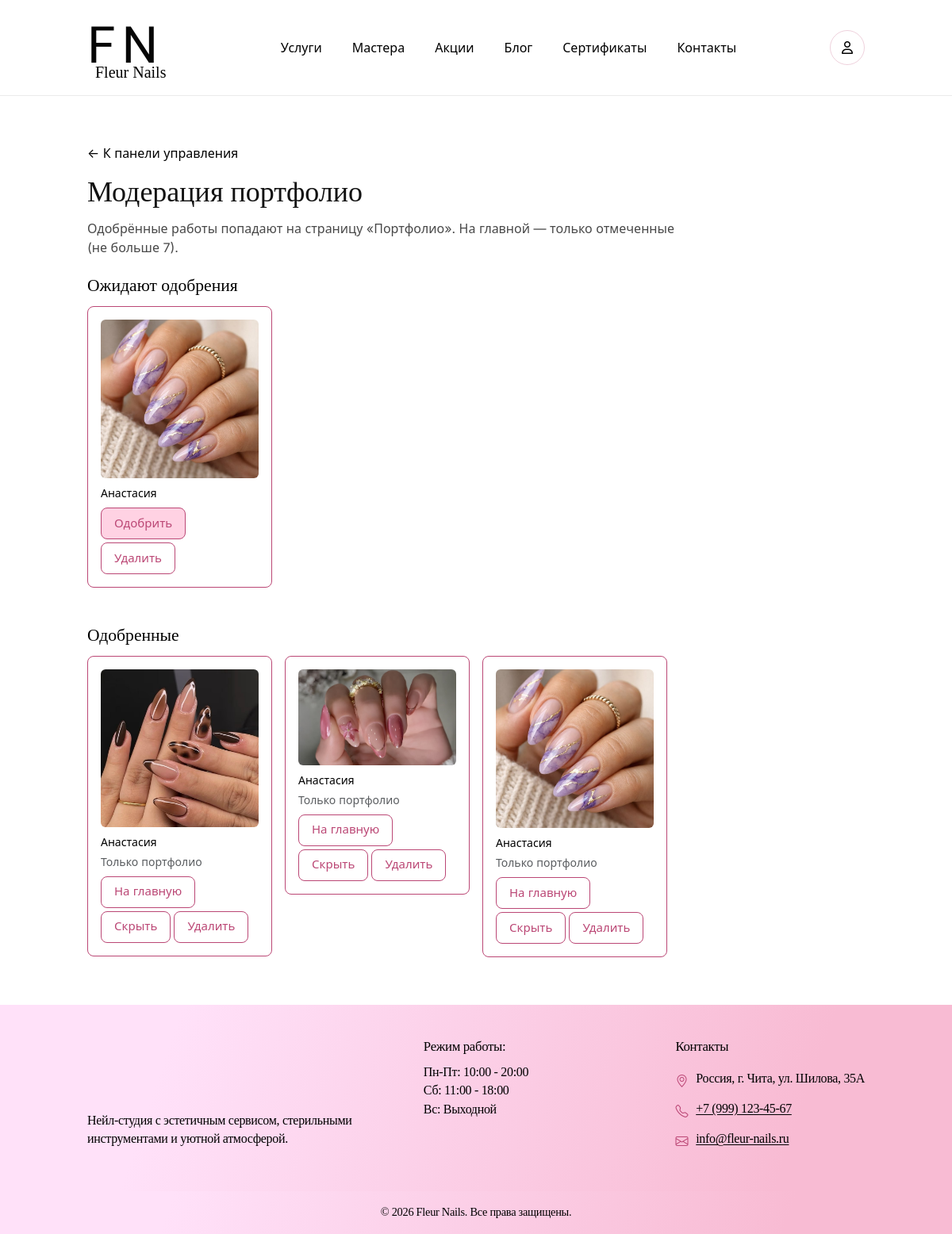
The app's page /dashboard/portfolio-moderation/ (signed in) with its own data.
### main/models.py (models this page shows, shortened)
class PortfolioImage(models.Model):
    DESIGN_CHOICES = [
        ("french", "Френч"),
        ("gradient", "Градиент"),
        ("glitter", "Блестки"),
        ("stones", "Стразы"),
        ("molding", "Лепка"),
        ("stamping", "Стемпинг"),
        ("other", "Другое"),
    ]
    COLOR_CHOICES = [
        ("pink", "Розовый"),
        ("red", "Красный"),
        ("white", "Белый"),
        ("black", "Черный"),
        ("blue", "Синий"),
        ("green", "Зеленый"),
        ("purple", "Фиолетовый"),
        ("multicolor", "Многоцветный"),
    ]
    master = models.ForeignKey(
        Master,
        on_delete=models.CASCADE,
        verbose_name="Мастер",
        related_name="portfolio_images",
    )
    image = models.ImageField("Фото работы", upload_to="portfolio/")
    description = models.CharField("Описание", max_length=255, blank=True)
    design_type = models.CharField("Тип дизайна", max_length=20, choices=DESIGN_CHOICES, default="other")
    color_scheme = models.CharField(
        "Цветовая схема", max_length=20, choices=COLOR_CHOICES, default="multicolor"
    )
    video_url = models.URLField("Ссылка на видео", blank=True, null=True)
    is_approved = models.BooleanField("Одобрено администратором", default=False)
    show_on_homepage = models.BooleanField(
        "Показывать на главной (до 7 работ)",
        default=False,
        help_text="Администратор отмечает работы для блока на главной. Остальные одобренные — только на странице портфолио.",
    )
    uploaded_at = models.DateTimeField("Дата загрузки", auto_now_add=True)
    class Meta:
        verbose_name = "Фото портфолио"
        verbose_name_plural = "Фото портфолио"
        ordering = ["-uploaded_at"]

class Master(models.Model):
    SPECIALIZATION_CHOICES = [
        ("manicure", "Маникюр"),
        ("pedicure", "Педикюр"),
        ("design", "Дизайн"),
        ("all", "Все направления"),
    ]
    user = models.OneToOneField(
        CustomUser,
        on_delete=models.CASCADE,
        primary_key=True,
        limit_choices_to={"role": CustomUser.Role.MASTER},
        related_name="master_profile",
    )
    bio = models.TextField("О мастере", max_length=1000, blank=True)
    experience = models.PositiveIntegerField("Стаж (лет)", default=1)
    work_experience = models.CharField("Опыт работы (текст)", max_length=150, blank=True)
    specialization = models.CharField(
        "Специализация", max_length=20, choices=SPECIALIZATION_CHOICES, default="all"
    )
    certificates = models.TextField("Сертификаты", blank=True)
    can_publish_blog = models.BooleanField("Может публиковать статьи", default=False)
    social_instagram = models.URLField("Instagram", blank=True, null=True)
    rating = models.DecimalField("Рейтинг", max_digits=3, decimal_places=2, default=Decimal("0.00"))
    photo = models.ImageField("Фото мастера", upload_to="masters/", blank=True, null=True)
    services = models.ManyToManyField(Service, verbose_name="Услуги", blank=True)
    is_active = models.BooleanField("Работает", default=True)
    created_at = models.DateTimeField("Дата добавления", auto_now_add=True)
    class Meta:
        verbose_name = "Мастер"
        verbose_name_plural = "Мастера"
    @property
    def full_name(self):
        return self.user.get_full_name() or self.user.username

### users/models.py (models this page shows, shortened)
class CustomUser(AbstractUser):
    class Role(models.TextChoices):
        CLIENT = 'CLIENT', 'Клиент'
        MASTER = 'MASTER', 'Мастер'
        ADMIN = 'ADMIN', 'Администратор'
    role = models.CharField(
        max_length=50,
        choices=Role.choices,
        default=Role.CLIENT,
        verbose_name='Роль'
    )
    phone = models.CharField(
        max_length=20,
        blank=True,
        verbose_name='Номер телефона'
    )
    avatar = models.ImageField(
        'Аватар',
        upload_to='avatars/',
        blank=True,
        null=True
    )
    class Meta:
        verbose_name = 'Пользователь'
        verbose_name_plural = 'Пользователи'

### main/views.py (the view, shortened to what this page needs)
# urls.py: path('dashboard/portfolio-moderation/', views.admin_portfolio_moderation, name='admin_portfolio_moderate'),
@login_required
def admin_portfolio_moderation(request):
    if not _admin_only(request):
        messages.error(request, "Доступ только для администратора.")
        return redirect("main:index")
    pending = PortfolioImage.objects.select_related("master").filter(is_approved=False).order_by(
        "-uploaded_at"
    )
    approved = (
        PortfolioImage.objects.select_related("master")
        .filter(is_approved=True)
        .order_by("-uploaded_at")
    )
    return render(
        request,
        "main/dashboard/portfolio_moderation.html",
        {"pending_images": pending, "approved_images": approved},
    )

### main/views.py (called while the page is built)
def _admin_only(request):
    return request.user.is_authenticated and (
        request.user.is_superuser or getattr(request.user, "role", None) == "ADMIN"
    )

### templates/main/dashboard/portfolio_moderation.html (shortened to what this page needs)
{% extends 'main/base.html' %}
{% block content %}
<div class="fn-container fn-inner-page">
  <section class="fn-section">
    <p class="mb-3"><a href="{% url 'main:admin_dashboard' %}">← К панели управления</a></p>
    <h1 class="fn-inner-page__title">Модерация портфолио</h1>
    <p class="fn-inner-page__lead">Одобрённые работы попадают на страницу «Портфолио». На главной — только отмеченные (не больше 7).</p>
    <h2 class="fn-inner-page__subtitle mt-4">Ожидают одобрения</h2>
    <div class="row g-3">
      {% for img in pending_images %}
        <div class="col-md-4 col-lg-3">
          <div class="fn-admin-card">
            <img src="{{ img.image.url }}" alt="" class="w-100 rounded mb-2" style="max-height:200px;object-fit:cover;">
            <p class="small mb-2">{{ img.master.full_name }}</p>
            <div class="d-flex flex-wrap gap-1">
              <form method="post">{% csrf_token %}
                <button type="submit" class="fn-btn fn-btn--hero-primary fn-btn--page-sm">Одобрить</button>
              </form>
              <form method="post">{% csrf_token %}
                <button type="submit" class="fn-btn fn-btn--hero-outline fn-btn--page-sm" onclick="return confirm('Удалить фото?');">Удалить</button>
              </form>
            </div>
          </div>
        </div>
      {% empty %}
        <p>Нет работ на модерации.</p>
      {% endfor %}
    </div>
    <h2 class="fn-inner-page__subtitle mt-5">Одобренные</h2>
    <div class="row g-3">
      {% for img in approved_images %}
        <div class="col-md-4 col-lg-3">
          <div class="fn-admin-card">
            <img src="{{ img.image.url }}" alt="" class="w-100 rounded mb-2" style="max-height:200px;object-fit:cover;">
            <p class="small mb-1">{{ img.master.full_name }}</p>
            <p class="small mb-2">
              {% if img.show_on_homepage %}<span class="badge text-bg-primary">На главной</span>{% else %}<span class="text-muted">Только портфолио</span>{% endif %}
            </p>
            <div class="d-flex flex-wrap gap-1">
              <form method="post">{% csrf_token %}
                <button type="submit" class="fn-btn fn-btn--hero-outline fn-btn--page-sm">{% if img.show_on_homepage %}Снять с главной{% else %}На главную{% endif %}</button>
              </form>
              <form method="post">{% csrf_token %}
                <button type="submit" class="fn-btn fn-btn--hero-outline fn-btn--page-sm">Скрыть</button>
              </form>
              <form method="post">{% csrf_token %}
                <button type="submit" class="fn-btn fn-btn--hero-outline fn-btn--page-sm" onclick="return confirm('Удалить?');">Удалить</button>
              </form>
            </div>
          </div>
        </div>
      {% empty %}
        <p>Нет одобренных работ.</p>
      {% endfor %}
    </div>
  </section>
</div>
{% endblock %}

### static/css/globals.css (style rules this page uses)
*, *::before, *::after { box-sizing: border-box; }
html, body { height: 100%; }
body { margin: 0; background: #ffffff; color: #000000; -webkit-font-smoothing: antialiased; -moz-osx-font-smoothing: grayscale; }
img, picture, video, canvas, svg { display: block; max-width: 100%; }
input, button, textarea, select { font: inherit; }
a { color: inherit; text-decoration: none; }
:root { --fn-bg: #ffffff; --fn-text: #000000; --fn-muted: rgba(0, 0, 0, 0.72); --fn-figma-border: #bb4775; --fn-figma-cta-fill: #ffd2e3; --fn-figma-cta-alt: #f8bbd3; --fn-figma-heading: #121212; --fn-figma-logo: #060606; --fn-accent: var(--fn-figma-border); --fn-accent-2: #c8b6e2; --fn-border: rgba(187, 71, 117, 0.35); --fn-border-soft: rgba(187, 71, 117, 0.25); --fn-radius-lg: 40px; --fn-radius-md: 24px; --fn-radius-sm: 16px; --fn-radius-ui: 8px; --fn-radius-btn-sm: 4px; --fn-shadow: 0 6px 24px rgba(187, 71, 117, 0.12); --fn-shadow-soft: 0 4px 20px rgba(0, 0, 0, 0.06); --fn-font-brand: "Alex Brush", cursive; --fn-font-title: "Libre Baskerville", "Baskerville Old Face", Georgia, "Times New Roman", serif; --fn-font-body: "Inter", system-ui, -apple-system, Segoe UI, Roboto, Arial, sans-serif; --fn-pink: var(--fn-figma-cta-fill); --fn-pink-soft: #ffe1f9; --fn-pink-deep: var(--fn-figma-border); --fn-pink-border: var(--fn-figma-border); --fn-pink-hover: #a63d66; --fn-input-autofill-bg: #fef5fa; }
body { font-family: var(--fn-font-body); }
h1, h2, h3, h4, h5, h6 { font-family: var(--fn-font-title); margin: 0; }
p { margin: 0; }
.fn-container { width: 100%; max-width: 1440px; margin: 0 auto; padding: 0 110px; }

### static/css/style.css (style rules this page uses)
.fn-section { padding: 60px 0; }
.fn-btn { display: inline-flex; align-items: center; justify-content: center; box-sizing: border-box; cursor: pointer; text-decoration: none; font-family: var(--fn-font-body); font-weight: 400; border-radius: var(--fn-radius-ui); transition: background 0.2s ease, color 0.2s ease, border-color 0.2s ease, transform 0.15s ease; }
.fn-btn--hero-primary, .fn-btn--hero-outline { min-height: 59px; min-width: min(296px, 100%); padding: 9px 16px; font-size: 1.5rem; line-height: 22px; border: 2px solid var(--fn-figma-border); }
.fn-btn--hero-primary { background: var(--fn-figma-cta-fill); color: var(--fn-figma-border); }
.fn-btn--hero-outline { background: #ffffff; color: var(--fn-figma-border); }
.fn-btn--page-sm { min-height: 40px; min-width: 0; padding: 8px 16px; font-size: 0.9375rem; line-height: 1.25; border-width: 1px; }
.fn-btn--page-sm.fn-btn--cta-wide, .fn-btn--page-sm.fn-btn--hero-primary, .fn-btn--page-sm.fn-btn--hero-outline { min-height: 40px; min-width: 0; max-width: 16rem; width: auto; }
.fn-inner-page__title { font-family: var(--fn-font-title); font-size: clamp(1.75rem, 3vw, 2.8125rem); font-weight: 400; color: var(--fn-figma-heading); margin-bottom: 0.75rem; }
.fn-inner-page__subtitle { font-family: var(--fn-font-title); font-size: 1.35rem; font-weight: 400; color: var(--fn-text); margin-top: 1.5rem; margin-bottom: 0.75rem; }
.fn-inner-page__lead { font-family: var(--fn-font-body); font-size: 1rem; color: var(--fn-muted); max-width: 48rem; margin-bottom: 1.5rem; }
.fn-admin-card { border: 1px solid var(--fn-figma-border); border-radius: var(--fn-radius-ui); padding: 1rem; background: #fff; }

### records on screen
PortfolioImage: image (picture), master.full_name "Анастасия"
PortfolioImage: image (picture), master.full_name "Анастасия", show_on_homepage "Только портфолио"
PortfolioImage: image (picture), master.full_name "Анастасия", show_on_homepage "Только портфолио"
PortfolioImage: image (picture), master.full_name "Анастасия", show_on_homepage "Только портфолио"
